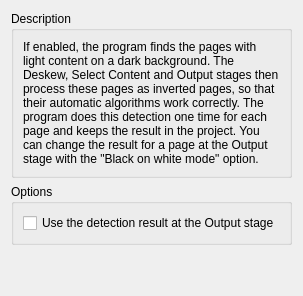
      <widget class="QWidget" name="pageBlackOnWhiteDetection">
       <layout class="QVBoxLayout" name="layoutBlackOnWhite">
        <item>
         <widget class="QGroupBox" name="groupBlackOnWhiteDescr">
          <property name="title">
           <string>Description</string>
          </property>
          <layout class="QVBoxLayout" name="layoutBlackOnWhiteDescr">
           <item>
            <widget class="QLabel" name="lblBlackOnWhiteDescr">
             <property name="text">
              <string>If enabled, the program finds the pages with light content on a dark background. The Deskew, Select Content and Output stages then process these pages as inverted pages, so that their automatic algorithms work correctly. The program does this detection one time for each page and keeps the result in the project. You can change the result for a page at the Output stage with the "Black on white mode" option.</string>
             </property>
             <property name="alignment">
              <set>Qt::AlignLeading|Qt::AlignLeft|Qt::AlignTop</set>
             </property>
             <property name="wordWrap">
              <bool>true</bool>
             </property>
             <property name="textInteractionFlags">
              <set>Qt::LinksAccessibleByMouse|Qt::TextSelectableByKeyboard|Qt::TextSelectableByMouse</set>
             </property>
            </widget>
           </item>
          </layout>
         </widget>
        </item>
        <item>
         <widget class="QGroupBox" name="groupBlackOnWhiteOptions">
          <property name="title">
           <string>Options</string>
          </property>
          <layout class="QVBoxLayout" name="layoutBlackOnWhiteOptions">
           <item>
            <widget class="QCheckBox" name="cbBlackOnWhiteAtOutput">
             <property name="toolTip">
              <string>Set the "Black on white mode" option at the Output stage from the detection result. A manual change of this option for a page has priority.</string>
             </property>
             <property name="text">
              <string>Use the detection result at the Output stage</string>
             </property>
            </widget>
           </item>
          </layout>
         </widget>
        </item>
        <item>
         <spacer name="spacerBlackOnWhite">
          <property name="orientation">
           <enum>Qt::Vertical</enum>
          </property>
          <property name="sizeHint" stdset="0">
           <size>
            <width>20</width>
            <height>40</height>
           </size>
          </property>
         </spacer>
        </item>
       </layout>
      </widget>
